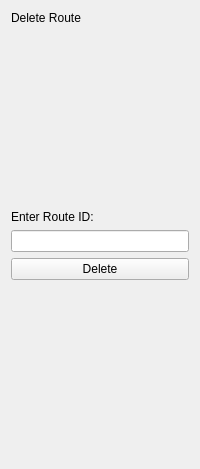
             <widget class="QWidget" name="DeleteRoutesPage">
              <layout class="QVBoxLayout" name="verticalLayout_20">
               <item>
                <widget class="QLabel" name="label_31">
                 <property name="text">
                  <string>Delete Route</string>
                 </property>
                </widget>
               </item>
               <item>
                <spacer name="verticalSpacer_19">
                 <property name="orientation">
                  <enum>Qt::Vertical</enum>
                 </property>
                 <property name="sizeHint" stdset="0">
                  <size>
                   <width>20</width>
                   <height>179</height>
                  </size>
                 </property>
                </spacer>
               </item>
               <item>
                <widget class="QLabel" name="label_32">
                 <property name="text">
                  <string>Enter Route ID:</string>
                 </property>
                </widget>
               </item>
               <item>
                <widget class="QLineEdit" name="lineEdit_15"/>
               </item>
               <item>
                <widget class="QPushButton" name="pushButton_29">
                 <property name="text">
                  <string>Delete</string>
                 </property>
                </widget>
               </item>
               <item>
                <spacer name="verticalSpacer_20">
                 <property name="orientation">
                  <enum>Qt::Vertical</enum>
                 </property>
                 <property name="sizeHint" stdset="0">
                  <size>
                   <width>20</width>
                   <height>178</height>
                  </size>
                 </property>
                </spacer>
               </item>
              </layout>
             </widget>
